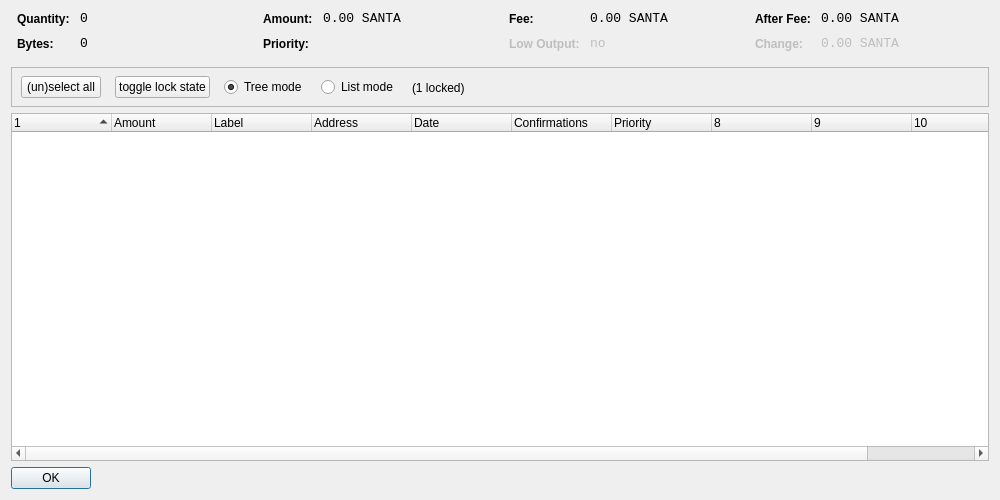
<?xml version="1.0" encoding="UTF-8"?>
<ui version="4.0">
 <class>CoinControlDialog</class>
 <widget class="QDialog" name="CoinControlDialog">
  <property name="geometry">
   <rect>
    <x>0</x>
    <y>0</y>
    <width>1000</width>
    <height>500</height>
   </rect>
  </property>
  <property name="windowTitle">
   <string>Coin Control</string>
  </property>
  <layout class="QVBoxLayout" name="verticalLayout">
   <item>
    <layout class="QHBoxLayout" name="horizontalLayoutTop" stretch="0,0,0,0">
     <property name="topMargin">
      <number>0</number>
     </property>
     <property name="bottomMargin">
      <number>10</number>
     </property>
     <item>
      <layout class="QFormLayout" name="formLayoutCoinControl1">
       <property name="horizontalSpacing">
        <number>10</number>
       </property>
       <property name="verticalSpacing">
        <number>10</number>
       </property>
       <property name="leftMargin">
        <number>6</number>
       </property>
       <property name="rightMargin">
        <number>6</number>
       </property>
       <item row="0" column="0">
        <widget class="QLabel" name="labelCoinControlQuantityText">
         <property name="styleSheet">
          <string notr="true">font-weight:bold;</string>
         </property>
         <property name="text">
          <string>Quantity:</string>
         </property>
        </widget>
       </item>
       <item row="0" column="1">
        <widget class="QLabel" name="labelCoinControlQuantity">
         <property name="font">
          <font>
           <family>Monospace</family>
           <pointsize>10</pointsize>
          </font>
         </property>
         <property name="cursor">
          <cursorShape>IBeamCursor</cursorShape>
         </property>
         <property name="contextMenuPolicy">
          <enum>Qt::ActionsContextMenu</enum>
         </property>
         <property name="text">
          <string notr="true">0</string>
         </property>
         <property name="textInteractionFlags">
          <set>Qt::LinksAccessibleByMouse|Qt::TextSelectableByKeyboard|Qt::TextSelectableByMouse</set>
         </property>
        </widget>
       </item>
       <item row="1" column="0">
        <widget class="QLabel" name="labelCoinControlBytesText">
         <property name="styleSheet">
          <string notr="true">font-weight:bold;</string>
         </property>
         <property name="text">
          <string>Bytes:</string>
         </property>
        </widget>
       </item>
       <item row="1" column="1">
        <widget class="QLabel" name="labelCoinControlBytes">
         <property name="font">
          <font>
           <family>Monospace</family>
           <pointsize>10</pointsize>
          </font>
         </property>
         <property name="cursor">
          <cursorShape>IBeamCursor</cursorShape>
         </property>
         <property name="contextMenuPolicy">
          <enum>Qt::ActionsContextMenu</enum>
         </property>
         <property name="text">
          <string notr="true">0</string>
         </property>
         <property name="textInteractionFlags">
          <set>Qt::LinksAccessibleByMouse|Qt::TextSelectableByKeyboard|Qt::TextSelectableByMouse</set>
         </property>
        </widget>
       </item>
      </layout>
     </item>
     <item>
      <layout class="QFormLayout" name="formLayoutCoinControl2">
       <property name="horizontalSpacing">
        <number>10</number>
       </property>
       <property name="verticalSpacing">
        <number>10</number>
       </property>
       <property name="leftMargin">
        <number>6</number>
       </property>
       <property name="rightMargin">
        <number>6</number>
       </property>
       <item row="0" column="0">
        <widget class="QLabel" name="labelCoinControlAmountText">
         <property name="styleSheet">
          <string notr="true">font-weight:bold;</string>
         </property>
         <property name="text">
          <string>Amount:</string>
         </property>
        </widget>
       </item>
       <item row="0" column="1">
        <widget class="QLabel" name="labelCoinControlAmount">
         <property name="font">
          <font>
           <family>Monospace</family>
           <pointsize>10</pointsize>
          </font>
         </property>
         <property name="cursor">
          <cursorShape>IBeamCursor</cursorShape>
         </property>
         <property name="contextMenuPolicy">
          <enum>Qt::ActionsContextMenu</enum>
         </property>
         <property name="text">
          <string notr="true">0.00 SANTA</string>
         </property>
         <property name="textInteractionFlags">
          <set>Qt::LinksAccessibleByMouse|Qt::TextSelectableByKeyboard|Qt::TextSelectableByMouse</set>
         </property>
        </widget>
       </item>
       <item row="1" column="0">
        <widget class="QLabel" name="labelCoinControlPriorityText">
         <property name="styleSheet">
          <string notr="true">font-weight:bold;</string>
         </property>
         <property name="text">
          <string>Priority:</string>
         </property>
        </widget>
       </item>
       <item row="1" column="1">
        <widget class="QLabel" name="labelCoinControlPriority">
         <property name="font">
          <font>
           <family>Monospace</family>
           <pointsize>10</pointsize>
          </font>
         </property>
         <property name="cursor">
          <cursorShape>IBeamCursor</cursorShape>
         </property>
         <property name="contextMenuPolicy">
          <enum>Qt::ActionsContextMenu</enum>
         </property>
         <property name="text">
          <string/>
         </property>
         <property name="textInteractionFlags">
          <set>Qt::LinksAccessibleByMouse|Qt::TextSelectableByKeyboard|Qt::TextSelectableByMouse</set>
         </property>
        </widget>
       </item>
      </layout>
     </item>
     <item>
      <layout class="QFormLayout" name="formLayoutCoinControl3">
       <property name="horizontalSpacing">
        <number>10</number>
       </property>
       <property name="verticalSpacing">
        <number>10</number>
       </property>
       <property name="leftMargin">
        <number>6</number>
       </property>
       <property name="rightMargin">
        <number>6</number>
       </property>
       <item row="0" column="0">
        <widget class="QLabel" name="labelCoinControlFeeText">
         <property name="styleSheet">
          <string notr="true">font-weight:bold;</string>
         </property>
         <property name="text">
          <string>Fee:</string>
         </property>
        </widget>
       </item>
       <item row="0" column="1">
        <widget class="QLabel" name="labelCoinControlFee">
         <property name="font">
          <font>
           <family>Monospace</family>
           <pointsize>10</pointsize>
          </font>
         </property>
         <property name="cursor">
          <cursorShape>IBeamCursor</cursorShape>
         </property>
         <property name="contextMenuPolicy">
          <enum>Qt::ActionsContextMenu</enum>
         </property>
         <property name="text">
          <string notr="true">0.00 SANTA</string>
         </property>
         <property name="textInteractionFlags">
          <set>Qt::LinksAccessibleByMouse|Qt::TextSelectableByKeyboard|Qt::TextSelectableByMouse</set>
         </property>
        </widget>
       </item>
       <item row="1" column="0">
        <widget class="QLabel" name="labelCoinControlLowOutputText">
         <property name="enabled">
          <bool>false</bool>
         </property>
         <property name="styleSheet">
          <string notr="true">font-weight:bold;</string>
         </property>
         <property name="text">
          <string>Low Output:</string>
         </property>
        </widget>
       </item>
       <item row="1" column="1">
        <widget class="QLabel" name="labelCoinControlLowOutput">
         <property name="enabled">
          <bool>false</bool>
         </property>
         <property name="font">
          <font>
           <family>Monospace</family>
           <pointsize>10</pointsize>
          </font>
         </property>
         <property name="cursor">
          <cursorShape>IBeamCursor</cursorShape>
         </property>
         <property name="contextMenuPolicy">
          <enum>Qt::ActionsContextMenu</enum>
         </property>
         <property name="text">
          <string notr="true">no</string>
         </property>
         <property name="textInteractionFlags">
          <set>Qt::LinksAccessibleByMouse|Qt::TextSelectableByKeyboard|Qt::TextSelectableByMouse</set>
         </property>
        </widget>
       </item>
      </layout>
     </item>
     <item>
      <layout class="QFormLayout" name="formLayoutCoinControl4">
       <property name="horizontalSpacing">
        <number>10</number>
       </property>
       <property name="verticalSpacing">
        <number>10</number>
       </property>
       <property name="leftMargin">
        <number>6</number>
       </property>
       <property name="rightMargin">
        <number>6</number>
       </property>
       <item row="0" column="0">
        <widget class="QLabel" name="labelCoinControlAfterFeeText">
         <property name="styleSheet">
          <string notr="true">font-weight:bold;</string>
         </property>
         <property name="text">
          <string>After Fee:</string>
         </property>
        </widget>
       </item>
       <item row="0" column="1">
        <widget class="QLabel" name="labelCoinControlAfterFee">
         <property name="font">
          <font>
           <family>Monospace</family>
           <pointsize>10</pointsize>
          </font>
         </property>
         <property name="cursor">
          <cursorShape>IBeamCursor</cursorShape>
         </property>
         <property name="contextMenuPolicy">
          <enum>Qt::ActionsContextMenu</enum>
         </property>
         <property name="text">
          <string notr="true">0.00 SANTA</string>
         </property>
         <property name="textInteractionFlags">
          <set>Qt::LinksAccessibleByMouse|Qt::TextSelectableByKeyboard|Qt::TextSelectableByMouse</set>
         </property>
        </widget>
       </item>
       <item row="1" column="0">
        <widget class="QLabel" name="labelCoinControlChangeText">
         <property name="enabled">
          <bool>false</bool>
         </property>
         <property name="styleSheet">
          <string notr="true">font-weight:bold;</string>
         </property>
         <property name="text">
          <string>Change:</string>
         </property>
        </widget>
       </item>
       <item row="1" column="1">
        <widget class="QLabel" name="labelCoinControlChange">
         <property name="enabled">
          <bool>false</bool>
         </property>
         <property name="font">
          <font>
           <family>Monospace</family>
           <pointsize>10</pointsize>
          </font>
         </property>
         <property name="cursor">
          <cursorShape>IBeamCursor</cursorShape>
         </property>
         <property name="contextMenuPolicy">
          <enum>Qt::ActionsContextMenu</enum>
         </property>
         <property name="text">
          <string notr="true">0.00 SANTA</string>
         </property>
         <property name="textInteractionFlags">
          <set>Qt::LinksAccessibleByMouse|Qt::TextSelectableByKeyboard|Qt::TextSelectableByMouse</set>
         </property>
        </widget>
       </item>
      </layout>
     </item>
    </layout>
   </item>
   <item>
    <widget class="QFrame" name="frame">
     <property name="minimumSize">
      <size>
       <width>0</width>
       <height>40</height>
      </size>
     </property>
     <property name="frameShape">
      <enum>QFrame::StyledPanel</enum>
     </property>
     <property name="frameShadow">
      <enum>QFrame::Sunken</enum>
     </property>
     <widget class="QWidget" name="horizontalLayoutWidget">
      <property name="geometry">
       <rect>
        <x>10</x>
        <y>0</y>
        <width>781</width>
        <height>41</height>
       </rect>
      </property>
      <layout class="QHBoxLayout" name="horizontalLayoutPanel" stretch="0,0,0,0,0">
       <property name="spacing">
        <number>14</number>
       </property>
       <item>
        <widget class="QPushButton" name="pushButtonSelectAll">
         <property name="sizePolicy">
          <sizepolicy hsizetype="Maximum" vsizetype="Fixed">
           <horstretch>0</horstretch>
           <verstretch>0</verstretch>
          </sizepolicy>
         </property>
         <property name="text">
          <string>(un)select all</string>
         </property>
        </widget>
       </item>
         <item>
         <widget class="QPushButton" name="pushButtonToggleLock">
          <property name="sizePolicy">
           <sizepolicy hsizetype="Maximum" vsizetype="Fixed">
            <horstretch>0</horstretch>
            <verstretch>0</verstretch>
           </sizepolicy>
          </property>
          <property name="text">
           <string>toggle lock state</string>
          </property>
          <property name="autoDefault">
           <bool>false</bool>
          </property>
         </widget>
        </item>
       <item>
        <widget class="QRadioButton" name="radioTreeMode">
         <property name="sizePolicy">
          <sizepolicy hsizetype="Maximum" vsizetype="Fixed">
           <horstretch>0</horstretch>
           <verstretch>0</verstretch>
          </sizepolicy>
         </property>
         <property name="text">
          <string>Tree mode</string>
         </property>
         <property name="checked">
          <bool>true</bool>
         </property>
        </widget>
       </item>
       <item>
        <widget class="QRadioButton" name="radioListMode">
         <property name="sizePolicy">
          <sizepolicy hsizetype="Maximum" vsizetype="Fixed">
           <horstretch>0</horstretch>
           <verstretch>0</verstretch>
          </sizepolicy>
         </property>
         <property name="text">
          <string>List mode</string>
         </property>
        </widget>
       </item>
        <item>
         <widget class="QLabel" name="labelLocked">
          <property name="text">
           <string>(1 locked)</string>
          </property>
         </widget>
        </item>
       <item>
        <spacer name="horizontalSpacer">
         <property name="orientation">
          <enum>Qt::Horizontal</enum>
         </property>
         <property name="sizeHint" stdset="0">
          <size>
           <width>40</width>
           <height>20</height>
          </size>
         </property>
        </spacer>
       </item>
      </layout>
     </widget>
    </widget>
   </item>
   <item>
    <widget class="CoinControlTreeWidget" name="treeWidget">
     <property name="contextMenuPolicy">
      <enum>Qt::CustomContextMenu</enum>
     </property>
     <property name="sortingEnabled">
      <bool>false</bool>
     </property>
     <property name="columnCount">
      <number>11</number>
     </property>
     <attribute name="headerShowSortIndicator" stdset="0">
      <bool>true</bool>
     </attribute>
     <attribute name="headerStretchLastSection">
      <bool>false</bool>
     </attribute>
     <column>
      <property name="text">
       <string/>
      </property>
     </column>
     <column>
      <property name="text">
       <string>Amount</string>
      </property>
     </column>
     <column>
      <property name="text">
       <string>Label</string>
      </property>
     </column>
     <column>
      <property name="text">
       <string>Address</string>
      </property>
     </column>
     <column>
      <property name="text">
       <string>Date</string>
      </property>
     </column>
     <column>
      <property name="text">
       <string>Confirmations</string>
      </property>
      <property name="toolTip">
       <string>Confirmed</string>
      </property>
     </column>
     <column>
      <property name="text">
       <string>Priority</string>
      </property>
     </column>
     <column>
      <property name="text">
       <string/>
      </property>
     </column>
     <column>
      <property name="text">
       <string/>
      </property>
     </column>
     <column>
      <property name="text">
       <string/>
      </property>
     </column>
     <column>
      <property name="text">
       <string/>
      </property>
     </column>
    </widget>
   </item>
   <item>
    <widget class="QDialogButtonBox" name="buttonBox">
     <property name="sizePolicy">
      <sizepolicy hsizetype="Maximum" vsizetype="Fixed">
       <horstretch>0</horstretch>
       <verstretch>0</verstretch>
      </sizepolicy>
     </property>
     <property name="orientation">
      <enum>Qt::Horizontal</enum>
     </property>
     <property name="standardButtons">
      <set>QDialogButtonBox::Ok</set>
     </property>
    </widget>
   </item>
  </layout>
 </widget>
 <customwidgets>
  <customwidget>
   <class>CoinControlTreeWidget</class>
   <extends>QTreeWidget</extends>
   <header>coincontroltreewidget.h</header>
  </customwidget>
 </customwidgets>
 <resources/>
 <connections/>
</ui>
